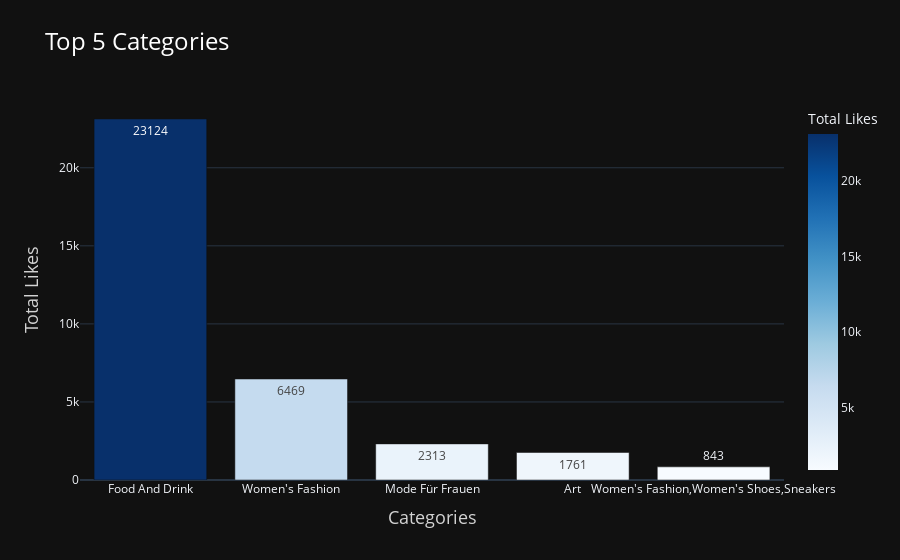

The notebook cell saved with this chart:
### Code cell
# Step 1: Aggregate total likes by category
category_engagement = df.groupby('categories').agg({'likes': 'sum'}).reset_index()

# Step 2: Sort the categories by total likes in descending order
top_categories = category_engagement.sort_values(by='likes', ascending=False).head(5)

# Step 3: Bar plot for top 5 categories based on total likes with count on bars
fig = px.bar(top_categories, x='categories', y='likes', 
             title='Top 5 Categories',
             labels={'likes': 'Total Likes', 'categories': 'Categories'},
             color='likes', color_continuous_scale='Blues',
             text='likes')  

# Update layout for a dark theme
fig.update_layout(template='plotly_dark',
                  title_font=dict(size=24, color='white'),
                  xaxis_title_font=dict(size=18, color='lightgrey'),
                  yaxis_title_font=dict(size=18, color='lightgrey'),
                  legend_font=dict(size=16, color='white'))

# Show the plot
fig.show()

### Figure 1 — Plotly figure (JSON) as saved in the notebook; plotly's stock layout.template omitted (floating-point values rounded to 4 significant figures)
{"data": [{"alignmentgroup": "True", "hovertemplate": "Categories=%{x}<br>Total Likes=%{marker.color}<extra></extra>", "legendgroup": "", "marker": {"color": [23124, 6469, 2313, 1761, 843], "coloraxis": "coloraxis", "pattern": {"shape": ""}}, "name": "", "offsetgroup": "", "orientation": "v", "showlegend": false, "text": [23124, 6469, 2313, 1761, 843], "textposition": "auto", "type": "bar", "x": ["Food And Drink", "Women's Fashion", "Mode Für Frauen", "Art", "Women's Fashion,Women's Shoes,Sneakers"], "xaxis": "x", "y": [23124, 6469, 2313, 1761, 843], "yaxis": "y"}], "layout": {"barmode": "relative", "coloraxis": {"colorbar": {"title": {"text": "Total Likes"}}, "colorscale": [[0, "rgb(247,251,255)"], [0.125, "rgb(222,235,247)"], [0.25, "rgb(198,219,239)"], [0.375, "rgb(158,202,225)"], [0.5, "rgb(107,174,214)"], [0.625, "rgb(66,146,198)"], [0.75, "rgb(33,113,181)"], [0.875, "rgb(8,81,156)"], [1, "rgb(8,48,107)"]]}, "legend": {"font": {"color": "white", "size": 16}, "tracegroupgap": 0}, "title": {"font": {"color": "white", "size": 24}, "text": "Top 5 Categories"}, "xaxis": {"anchor": "y", "domain": [0, 1], "title": {"font": {"color": "lightgrey", "size": 18}, "text": "Categories"}}, "yaxis": {"anchor": "x", "domain": [0, 1], "title": {"font": {"color": "lightgrey", "size": 18}, "text": "Total Likes"}}}}
